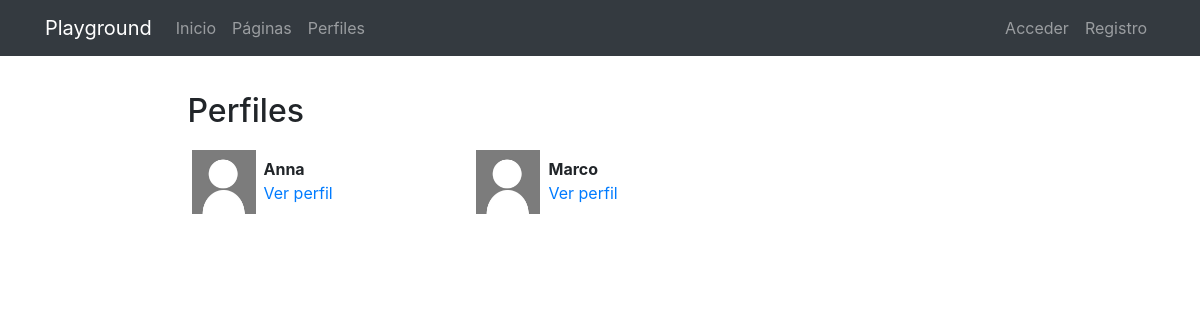
Page /profiles/ on the earlier database version.
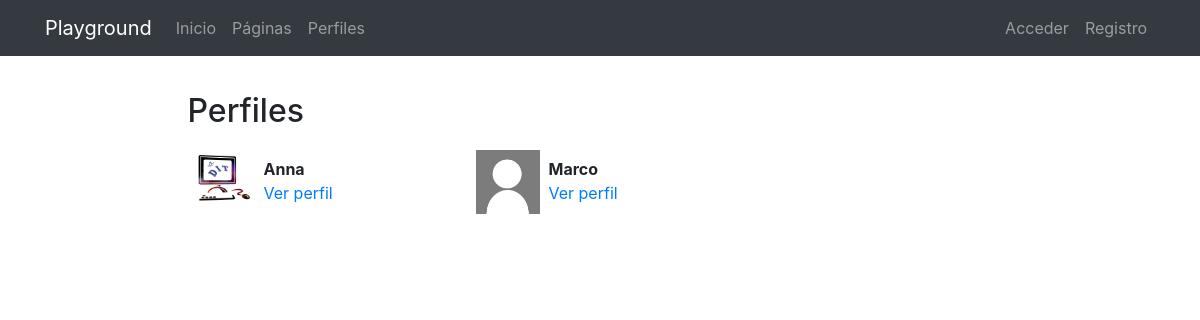
Same page on the later database version.
### registration/models.py (models this page shows)
class Profile(models.Model):
    user = models.OneToOneField(User, on_delete=models.CASCADE)
    avatar = models.ImageField(upload_to=custom_upload_to, null=True, blank=True)
    bio = models.TextField(null=True, blank=True)
    link = models.URLField(max_length=200, null=True, blank=True)
    class Meta:
        ordering = ['user__username']

### profiles/views.py (the view)
# urls.py: path('', ProfileListView.as_view(), name='list'),
class ProfileListView(ListView):
    model = Profile
    template_name = 'profiles/profile_list.html'
    paginate_by = 5

### profiles/templates/profiles/profile_list.html (shortened to what this page needs)
{% extends 'core/base.html' %}
{% load static %}
{% block content %}
<main role="main">
  <div class="container">
    <div class="row mt-3">
      <div class="col-md-9 mx-auto mb-5">
        <h2>Perfiles</h2>
        <div class="row">
          {% for profile in profile_list %}
            <div class="col-md-4 mt-2 mb-3 ">
              <div class="row p-1">
                <div class="col-md-12">
                  {% if profile.avatar %}
                    <img src="{{profile.avatar.url}}" class="img-fluid profile-avatar">
                  {% else %}
                    <img src="{% static 'registration/img/no-avatar.jpg' %}" class="img-fluid profile-avatar">
                  {% endif %}
                  <p class="profile-data">
                    <b>{{profile.user|truncatechars:"16"}}</b><br>
                    <a href="{% url 'profiles:detail' profile.user %}">Ver perfil</a>
                  </p>
                </div>
              </div>
            </div>
          {% endfor %}
          </div>
      </div>
    </div>
  </div>
</main>
{% endblock %}

Differences in the rows shown:
changed Profile "Anna": avatar: picture added
